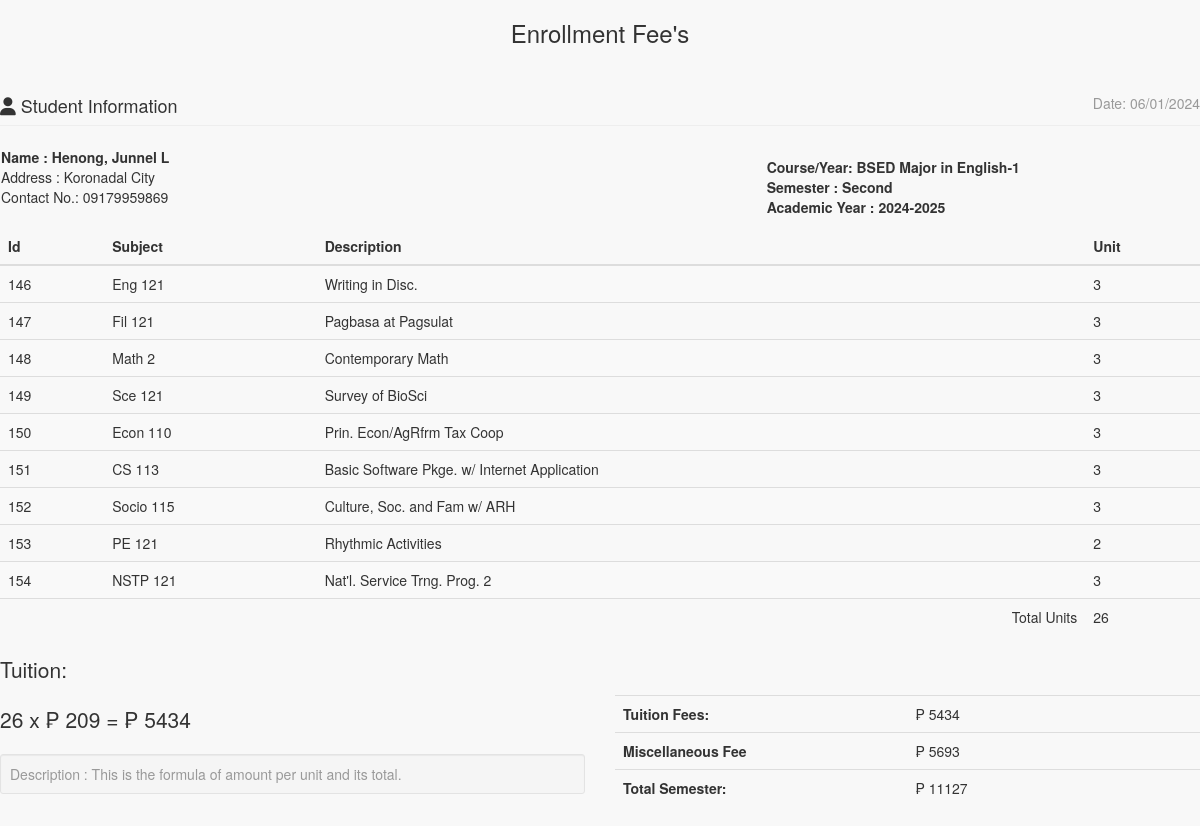
/admin/enrollees/statementaccnt.php?IDNO=100000076, run on the app's committed database.
### tables this page shows
CREATE TABLE `tblstudent` (
  `S_ID` int(11) NOT NULL,
  `IDNO` int(20) NOT NULL,
  `FNAME` varchar(40) NOT NULL,
  `LNAME` varchar(40) NOT NULL,
  `MNAME` varchar(40) NOT NULL,
  `SEX` varchar(10) NOT NULL DEFAULT 'Male',
  `BDAY` date NOT NULL,
  `BPLACE` text NOT NULL,
  `STATUS` varchar(30) NOT NULL,
  `AGE` int(30) NOT NULL,
  `NATIONALITY` varchar(40) NOT NULL,
  `RELIGION` varchar(255) NOT NULL,
  `CONTACT_NO` varchar(40) NOT NULL,
  `HOME_ADD` text NOT NULL,
  `ACC_USERNAME` varchar(255) NOT NULL,
  `ACC_PASSWORD` text NOT NULL,
  `student_status` text NOT NULL,
  `YEARLEVEL` int(11) NOT NULL,
  `STUDSECTION` int(11) NOT NULL,
  `COURSE_ID` int(11) NOT NULL,
  `STUDPHOTO` varchar(255) NOT NULL,
  `SEMESTER` varchar(30) NOT NULL,
  `SYEAR` varchar(30) NOT NULL,
  `NewEnrollees` tinyint(1) NOT NULL
);

CREATE TABLE `course` (
  `COURSE_ID` int(11) NOT NULL,
  `COURSE_NAME` varchar(30) NOT NULL,
  `COURSE_LEVEL` varchar(50) NOT NULL DEFAULT '1',
  `COURSE_MAJOR` varchar(30) NOT NULL DEFAULT 'None',
  `COURSE_DESC` varchar(255) NOT NULL,
  `DEPT_ID` int(11) NOT NULL,
  `SETSEMESTER` varchar(90) NOT NULL
);

CREATE TABLE `subject` (
  `SUBJ_ID` int(11) NOT NULL,
  `SUBJ_CODE` varchar(30) NOT NULL,
  `SUBJ_DESCRIPTION` varchar(255) NOT NULL,
  `UNIT` int(2) NOT NULL,
  `PRE_REQUISITE` varchar(30) NOT NULL DEFAULT 'None',
  `COURSE_ID` int(11) NOT NULL,
  `AY` varchar(30) NOT NULL,
  `SEMESTER` varchar(20) NOT NULL,
  `PreTaken` tinyint(1) NOT NULL
);

### include/database.php (called while the page is built, shortened)
<?php
class Database {
	var $sql_string = '';
	public $conn;
	public function open_connection() {
		$this->conn = mysqli_connect(server,user,pass);
		if(!$this->conn){
			echo "Problem in database connection! Contact administrator!";
			exit();
		}else{
			$db_select = mysqli_select_db($this->conn,database_name);
		}
	}
	function setQuery($sql='') {
		$this->sql_string=$sql;
	}
	function executeQuery() {
		$result = mysqli_query($this->conn,$this->sql_string);
		return $result;
	}
	private function confirm_query($result) {
		return $result;
	}
	function loadResultList( $key='' ) {
		$cur = $this->executeQuery();
		$array = array();
		while ($row = mysqli_fetch_object($cur)) {
			if ($key) {
				$array[$row->$key] = $row;
			} else {
				$array[] = $row;
			}
		}
		return $array;
	}
	function loadSingleResult() {
		$cur = $this->executeQuery();
		while ($row = mysqli_fetch_object($cur)) {
		return $data = $row;
		}
	}
}
$mydb = new Database();
?>

### include/students.php (called while the page is built, shortened)
<?php
require_once(LIB_PATH.DS.'database.php');
class Student {
	protected static  $tblname = "tblstudent";
	function single_student($id=""){
			global $mydb;
			$mydb->setQuery("SELECT * FROM ".self::$tblname."
				Where IDNO= '{$id}' LIMIT 1");
			$cur = $mydb->loadSingleResult();
			return $cur;
	}
}
?>

### include/courses.php (called while the page is built, shortened)
<?php
require_once(LIB_PATH.DS.'database.php');
class Course {
	protected static  $tblname = "course";
	function single_course($id=""){
			global $mydb;
			$mydb->setQuery("SELECT * FROM ".self::$tblname."
				Where COURSE_ID= '{$id}' LIMIT 1");
			$cur = $mydb->loadSingleResult();
			return $cur;
	}
}
?>

### admin/enrollees/statementaccnt.php (the view, shortened to what this page needs)
<?php
require_once("../../include/initialize.php");
?>
<!DOCTYPE html>
<html>
<head>
  <link href="<?php echo web_root; ?>admin/css/bootstrap.min.css" rel="stylesheet">
    <link href="<?php echo web_root; ?>admin/css/metisMenu.min.css" rel="stylesheet">
    <link href="<?php echo web_root; ?>admin/css/timeline.css" rel="stylesheet">
    <link href="<?php echo web_root; ?>admin/css/sb-admin-2.css" rel="stylesheet">
   <link href="<?php echo web_root; ?>admin/css/morris.css" rel="stylesheet">
    <link href="<?php echo web_root; ?>admin/font/css/font-awesome.min.css" rel="stylesheet" type="text/css">
  <link href="<?php echo web_root; ?>admin/font/font-awesome.min.css" rel="stylesheet" type="text/css">
    <link href="<?php echo web_root; ?>admin/css/dataTables.bootstrap.css" rel="stylesheet">
<link href="<?php echo web_root; ?>css/bootstrap-datetimepicker.min.css" rel="stylesheet" media="screen">
 <link href="<?php echo web_root; ?>css/datepicker.css" rel="stylesheet" media="screen">
 <link href="<?php echo web_root; ?>admin/css/costum.css" rel="stylesheet">
</head>
<body onload="window.print();">
<div class="wrapper">
    <section class="invoice">
      <div class="row">
        <h3 align="center">Enrollment Fee's</h3>
      </div>
      <div class="row">
        <div class="col-xs-12">
          <h4 class="page-header">
            <i class="fa fa-user"></i> Student Information
            <small class="pull-right">Date: <?php echo date('m/d/Y'); ?></small>
          </h4>
        </div>
      </div>
      <?php
      $student = New Student();
      $stud = $student->single_student($_GET['IDNO']);
      ?>
      <table>
        <tr>
          <td width="75%" colspan="2" >
            <address>
            <b>Name : <?php echo $stud->LNAME. ', ' .$stud->FNAME .' ' .$stud->MNAME;?></b><br>
            Address : <?php echo $stud->HOME_ADD;?><br>
            Contact No.: <?php echo $stud->CONTACT_NO;?><br>
          </address>
          </td>
          <td >
             <b>Course/Year:  <?php
            $course = New Course();
            $singlecourse = $course->single_course($stud->COURSE_ID);
            echo $_SESSION['COURSE_YEAR'] = $singlecourse->COURSE_NAME.'-'.$singlecourse->COURSE_LEVEL;
            ?></b><br>
          <b>Semester : <?php echo $_SESSION['SEMESTER']; ?></b> <br/>
          <b>Academic Year : <?php echo $_SESSION['SY']; ?></b>
          </td>
        </tr>
      </table>
<?php
  if (isset($_SESSION['admingvCart'])){
?>
<div class="row">
  <div class="col-xs-12 table-responsive">
    <table class="table table-striped">
      <thead>
      <tr>
        <th>Id</th>
        <th>Subject</th>
        <th>Description</th>
        <th>Unit</th>
      </tr>
      </thead>
      <tbody>
      <?php
        $totunit = 0;
             $count_cart = count($_SESSION['admingvCart']);
                for ($i=0; $i < $count_cart  ; $i++) {
                    $query = "SELECT * FROM `subject` s, `course` c WHERE s.COURSE_ID=c.COURSE_ID AND SUBJ_ID=" . $_SESSION['admingvCart'][$i]['subjectid'];
                     $mydb->setQuery($query);
                     $cur = $mydb->loadResultList();
                      foreach ($cur as $result) {
                         echo '<tr>';
                          echo '<td>' . $result->SUBJ_ID.'</a></td>';
                          echo '<td>'. $result->SUBJ_CODE.'</td>';
                          echo '<td>'. $result->SUBJ_DESCRIPTION.'</td>';
                          echo '<td>' . $result->UNIT.'</a></td>';
                          echo '</tr>';
                          $totunit +=  $result->UNIT;
                      }
                }
          ?>
      </tbody>
     </table>
<?php
}else{
?>
    <table class="table table-striped">
      <thead>
      <tr>
        <th>Id</th>
        <th>Subject</th>
        <th>Description</th>
        <th>Unit</th>
      </tr>
      </thead>
      <tbody>
      <?php
       $totunit = 0;
      $mydb->setQuery("SELECT * FROM `subject` s, `course` c
        WHERE s.COURSE_ID=c.COURSE_ID AND s.COURSE_ID=".$_SESSION['COURSEID']." AND SEMESTER='".$_SESSION['SEMESTER']."'");
      $cur = $mydb->loadResultList();
      foreach ($cur as $result) {
        echo '<tr>';
        echo '<td>'.$result->SUBJ_ID.'</td>';
        echo '<td>'.$result->SUBJ_CODE.'</td>';
        echo '<td>'.$result->SUBJ_DESCRIPTION.'</td>';
        echo '<td>'.$result->UNIT.'</td>';
        echo '</tr>';
        $totunit +=  $result->UNIT;
      }
      ?>
      <tr>
      <td colspan="3" align="right" >Total Units</td>
      <td><?php echo $totunit;?></td>
      </tr>
      </tbody>
    </table>
<?php
}
?>
   <div class="row">
        <div class="col-xs-6">
          <p class="lead">Tuition:</p>
        <p class="lead">
          <?php
           $perunit = 209;
           $entrancefee = 5693;
           $subtot = $totunit * $perunit;
           $totsem = $entrancefee + $subtot;
           echo $totunit .' x  &#8369 ' . $perunit . ' =  &#8369 ' . $subtot ;
           ?>
          </p>
          <p class="text-muted well well-sm no-shadow" style="margin-top: 10px;">
           Description : This is the formula of amount per unit and its total.
          </p>
        </div>
        <div class="col-xs-6">
         <br/>
         <br/>
            <table class="table">
              <tr>
                <th style="width:50%">Tuition Fees:</th>
                <td>  &#8369 <?php echo  $subtot; ?></td>
              </tr>
              <tr>
                <th>Miscellaneous Fee</th>
                <td>  &#8369 <?php echo  $entrancefee  ; ?></td>
              </tr>
              <tr>
                <th>Total Semester:</th>
                <td>  &#8369 <?php echo  $totsem; ?>
                </td>
              </tr>
            </table>
          </div>
      </div>
    </section>
    </div>
 </body>
 </html>

### admin/css/sb-admin-2.css (style rules this page uses)
body { background-color: #f8f8f8; }

### data on the page
tblstudent: LNAME "Henong", FNAME "Junnel", MNAME "L", HOME_ADD "Koronadal City", CONTACT_NO "09179959869"
course: COURSE_NAME+COURSE_LEVEL "BSED Major in English-1"
subject: SUBJ_ID "146", SUBJ_CODE "Eng 121", SUBJ_DESCRIPTION "Writing in Disc.", UNIT "3"
subject: SUBJ_ID "147", SUBJ_CODE "Fil 121", SUBJ_DESCRIPTION "Pagbasa at Pagsulat", UNIT "3"
subject: SUBJ_ID "148", SUBJ_CODE "Math 2", SUBJ_DESCRIPTION "Contemporary Math", UNIT "3"
subject: SUBJ_ID "149", SUBJ_CODE "Sce 121", SUBJ_DESCRIPTION "Survey of BioSci", UNIT "3"
subject: SUBJ_ID "150", SUBJ_CODE "Econ 110", SUBJ_DESCRIPTION "Prin. Econ/AgRfrm Tax Coop", UNIT "3"
subject: SUBJ_ID "151", SUBJ_CODE "CS 113", SUBJ_DESCRIPTION "Basic Software Pkge. w/ Internet Application", UNIT "3"
subject: SUBJ_ID "152", SUBJ_CODE "Socio 115", SUBJ_DESCRIPTION "Culture, Soc. and Fam w/ ARH", UNIT "3"
subject: SUBJ_ID "153", SUBJ_CODE "PE 121", SUBJ_DESCRIPTION "Rhythmic Activities", UNIT "2"
subject: SUBJ_ID "154", SUBJ_CODE "NSTP 121", SUBJ_DESCRIPTION "Nat'l. Service Trng. Prog. 2", UNIT "3"

### other printed values
$_SESSION['SEMESTER'] "Second"
$_SESSION['SY'] "2024-2025"
$totunit "26"
$perunit "209"
$subtot "5434"
$entrancefee "5693"
$totsem "11127"
